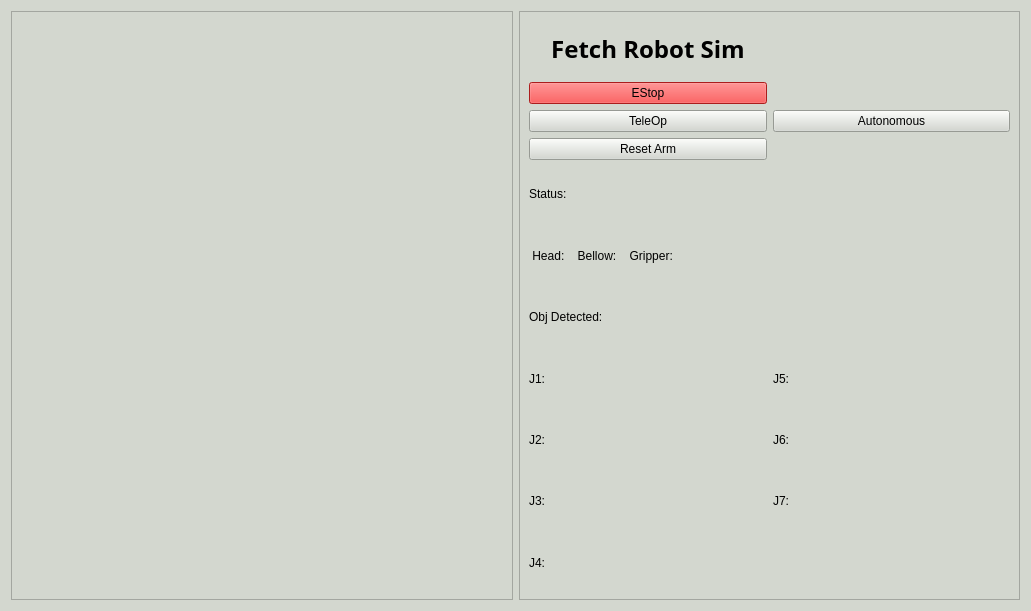
<?xml version="1.0" encoding="UTF-8"?>
<ui version="4.0">
 <class>Fetch_GUI</class>
 <widget class="QWidget" name="Fetch_GUI">
  <property name="geometry">
   <rect>
    <x>0</x>
    <y>0</y>
    <width>1031</width>
    <height>611</height>
   </rect>
  </property>
  <property name="windowTitle">
   <string>Fetch_GUI</string>
  </property>
  <property name="styleSheet">
   <string notr="true">background-color: rgb(211, 215, 207);</string>
  </property>
  <layout class="QHBoxLayout" name="horizontalLayout">
   <item>
    <widget class="QFrame" name="frame">
     <property name="frameShape">
      <enum>QFrame::StyledPanel</enum>
     </property>
     <property name="frameShadow">
      <enum>QFrame::Raised</enum>
     </property>
     <layout class="QVBoxLayout" name="verticalLayout_2">
      <item>
       <spacer name="verticalSpacer_2">
        <property name="orientation">
         <enum>Qt::Vertical</enum>
        </property>
        <property name="sizeHint" stdset="0">
         <size>
          <width>20</width>
          <height>277</height>
         </size>
        </property>
       </spacer>
      </item>
      <item>
       <layout class="QVBoxLayout" name="layout"/>
      </item>
      <item>
       <spacer name="verticalSpacer">
        <property name="orientation">
         <enum>Qt::Vertical</enum>
        </property>
        <property name="sizeHint" stdset="0">
         <size>
          <width>20</width>
          <height>276</height>
         </size>
        </property>
       </spacer>
      </item>
     </layout>
    </widget>
   </item>
   <item>
    <widget class="QFrame" name="control_frame">
     <property name="frameShape">
      <enum>QFrame::StyledPanel</enum>
     </property>
     <property name="frameShadow">
      <enum>QFrame::Raised</enum>
     </property>
     <layout class="QGridLayout" name="gridLayout">
      <item row="0" column="0">
       <widget class="QLabel" name="label">
        <property name="font">
         <font>
          <family>Ubuntu Condensed</family>
          <pointsize>18</pointsize>
          <weight>75</weight>
          <bold>true</bold>
         </font>
        </property>
        <property name="text">
         <string>Fetch Robot Sim</string>
        </property>
        <property name="alignment">
         <set>Qt::AlignCenter</set>
        </property>
       </widget>
      </item>
      <item row="1" column="0">
       <widget class="QPushButton" name="Estop_Button">
        <property name="styleSheet">
         <string notr="true">background-color: rgb(239, 41, 41);</string>
        </property>
        <property name="text">
         <string>EStop</string>
        </property>
       </widget>
      </item>
      <item row="2" column="0">
       <widget class="QPushButton" name="TeleOp_Button">
        <property name="text">
         <string>TeleOp</string>
        </property>
       </widget>
      </item>
      <item row="2" column="1">
       <widget class="QPushButton" name="Auto_Button">
        <property name="text">
         <string>Autonomous</string>
        </property>
       </widget>
      </item>
      <item row="3" column="0">
       <widget class="QPushButton" name="Arm_Reset_Button">
        <property name="text">
         <string>Reset Arm</string>
        </property>
       </widget>
      </item>
      <item row="4" column="0">
       <widget class="QLabel" name="label_2">
        <property name="text">
         <string>Status:</string>
        </property>
       </widget>
      </item>
      <item row="5" column="0">
       <widget class="QLabel" name="label_3">
        <property name="text">
         <string> Head:    Bellow:    Gripper:</string>
        </property>
       </widget>
      </item>
      <item row="6" column="0">
       <widget class="QLabel" name="label_4">
        <property name="text">
         <string>Obj Detected:</string>
        </property>
       </widget>
      </item>
      <item row="7" column="0">
       <widget class="QLabel" name="J1_label">
        <property name="text">
         <string>J1:</string>
        </property>
       </widget>
      </item>
      <item row="7" column="1">
       <widget class="QLabel" name="J5_label">
        <property name="text">
         <string>J5:</string>
        </property>
       </widget>
      </item>
      <item row="8" column="0">
       <widget class="QLabel" name="J2_label">
        <property name="text">
         <string>J2:</string>
        </property>
       </widget>
      </item>
      <item row="8" column="1">
       <widget class="QLabel" name="J6_label">
        <property name="text">
         <string>J6:</string>
        </property>
       </widget>
      </item>
      <item row="9" column="1">
       <widget class="QLabel" name="J7_label">
        <property name="text">
         <string>J7:</string>
        </property>
       </widget>
      </item>
      <item row="11" column="0">
       <widget class="QLabel" name="J4_label">
        <property name="text">
         <string>J4:</string>
        </property>
       </widget>
      </item>
      <item row="9" column="0">
       <widget class="QLabel" name="J3_label">
        <property name="text">
         <string>J3:</string>
        </property>
       </widget>
      </item>
     </layout>
    </widget>
   </item>
  </layout>
 </widget>
 <resources/>
 <connections/>
</ui>
